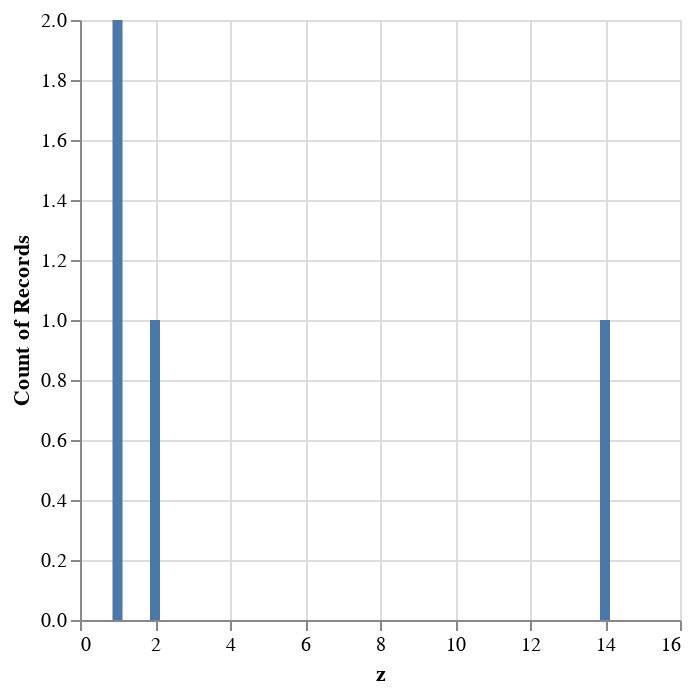

Notebook code cell kept with this figure:
### Code cell
fp_hist(3)

### Figure 1 — Vega-Lite specification as saved in the notebook (floating-point values rounded to 4 significant figures)
{"config": {"view": {"continuousWidth": 300, "continuousHeight": 300}}, "data": {"name": "data-c594056a2de7ad06201d4da1c2f0b4cd"}, "mark": {"type": "bar"}, "encoding": {"x": {"field": "z", "type": "quantitative"}, "y": {"aggregate": "count", "type": "quantitative"}}, "$schema": "https://vega.github.io/schema/vega-lite/v5.16.3.json", "datasets": {"data-c594056a2de7ad06201d4da1c2f0b4cd": [{"yinv": 1, "y": 1, "x": 1, "x_div_y": 1, "z": 1, "p": 3, "p3": 27}, {"yinv": 1, "y": 1, "x": 2, "x_div_y": 2, "z": 14, "p": 3, "p3": 27}, {"yinv": 20, "y": 2, "x": 1, "x_div_y": 20, "z": 2, "p": 3, "p3": 27}, {"yinv": 20, "y": 2, "x": 2, "x_div_y": 40, "z": 1, "p": 3, "p3": 27}]}}
